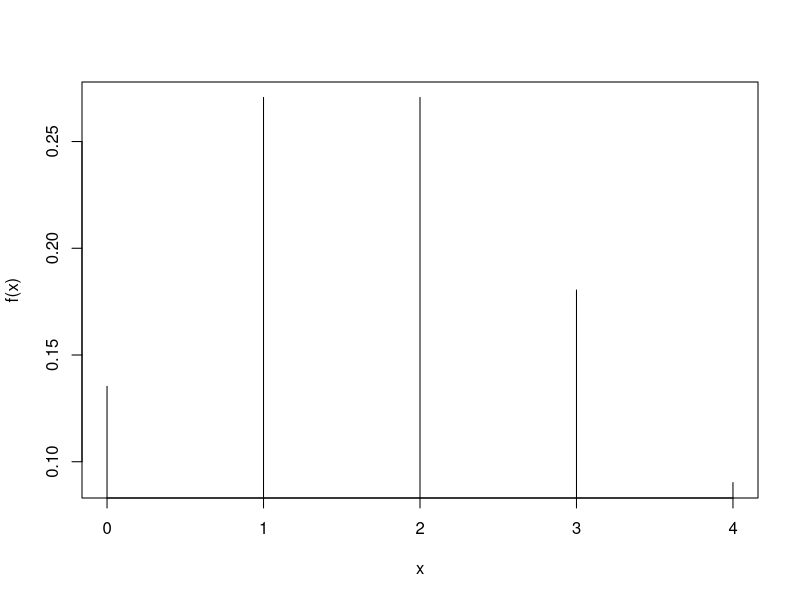

Here is the R script that generated this plot:
rm(list=ls())  #clears environment
cat("\014") #clears the console in RStudio

#Problem 1)
integrate(function(y) 2*exp(-2*(y-1)), lower=0, upper=4)

#Problem 2)
#Find P(X=1) for f(x)=  2^x/x! e^(-2)
dpois(1,2)


#find P(-2 < X < 4)
rm(list=ls())  #clears environment
x<-0:4
y<-dpois(0:4,2)
data.frame("fx"=y,row.names=x)
plot(0:4, dpois(0:4,2), type='h', xlab="x", ylab="f(x)" )

#Problem 3)
#no r code needed

#Problem 4)
rm(list=ls())  #clears environment
#P(Y ??? 2) 
sum(dbinom(0:2,3,0.25))

#E(Y)
y.range<-(0:3)
Ey<-sum(y.range*dbinom(y.range,size=3,p=0.25))
Ey

#Var(Y)
y.range<-(0:3)
Vary<-sum((y.range-Ey)^2*dbinom(y.range,size=3,p=0.25))
Vary

#Problem 5
rm(list=ls())  #clears environment
#For X following a Chi-square distribution with degree of freedom m = 3, 
#compute the following: 
#P(1 < X < 4)
#note, if:
#X<y pchisq(y, m)
#X>y 1-pchisq(y, m)
#y<x<z pchisq(z, m) - pchisq(y, m)
pchisq(4,3)-pchisq(1,3)

#Monte Carlo rchisq(n, df, ncp = 0) where n =100,000 and df = 3
x<-rchisq(100000, 3, ncp = 0)
mean((1<x) & (x<4))

#Problem 6)
#no r code needed

#Problem 7)
rm(list=ls())  #clears environment
#a)
#What is the probability that a randomly chosen patient have the Zyxin gene 
#expression values between 1 and 1.6 when mean = 1.6 and sd = 0.4
#confirm my equation:
integrate(function(x) exp(-(x-1.6)^2/0.32)/0.4/sqrt(2*pi), lower=1, upper=1.6)
#samething as above but having R solve it
integrate(function(x) dnorm(x,mean=1.6,sd=0.4), lower=1, upper=1.6)

#b) Use a Monte Carlo simulation of sample size n=500,000 to estimate the 
#probability in part (a). Give your R code, and show the value of your estimate. 
#use rnorm(n, mean = 0, sd = 1)
x<-rnorm(500000, mean = 1.6, sd = 0.4)
mean((1<x) & (x<1.6))

#c)What is the probability that exactly 2 out of 5 patients have the Zyxin gene 
#expression values between 1 and 1.6? 
y<-dbinom(2,5,0.4331928)
y

#8) 
rm(list=ls())  #clears environment
#(a) Hand in a R script that calculates the mean and variance of two random variables 
#X~F(m=2,n=5) and Y~F(m=10,n=5) from their density functions. 

#for X~F(m=2,n=5) where o = number of observations = 1,000,000
#use rf(o, m, n)
x<-rf(1000000, 2, 5)

mean(x)
var(x)

#for Y~F(m=10,n=5) where o = number of observations = 1,000,000
#use rf(o, m, n)
y<-rf(1000000, 10, 5)

mean(y)
var(y)